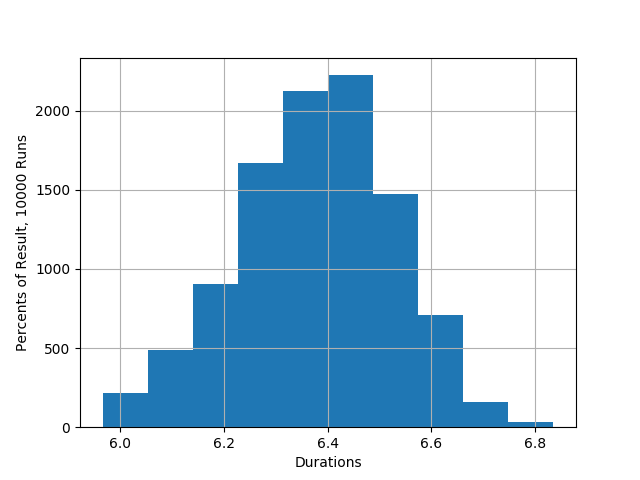

Write Python code to recreate this figure.
import random
import matplotlib
import matplotlib.pyplot as plt
import numpy as np
from scipy.optimize import newton
from scipy import stats

facev = 100000
crStart = .10
price = 150000
Ce = 0

def setC(t,p):
 global Ce
 if (t == 1):
  Ce = .10
 Ce = getC(t,Ce,p)
 return (Ce/2)*facev

def getC(t,C,p):
 if (t == 1 or t % 2 == 0 or C <= .01):
  return C

 if random.random() > p:
  return C + .02
 
 else:
  return C-.01

def graphIt2(x, p):
 return sum([setC(t, p)/((1 + x/2)**(t)) for t in range(0,20)]) + facev/((1 + x/2)**(20)) - price

def duration(ytm, p):
 PV = 0
 weighted = 0
 totalPV = 0
 for t in range (1, 20):
    PV = PV + setC(t, p)/((1 + ytm/2)**t)
    weighted = weighted + (PV)* t/float(2)
    totalPV = totalPV + PV
    
 return weighted/totalPV


z = np.arange(0.00, .2, .001)
ps = .66
durs = []
for k in range (0, 10000):
 slope, intercept = np.polyfit(graphIt2(z, ps), z, 1)
 durs.append(duration(intercept, ps))

mean = sum(durs)/ len(durs)

plt.hist(durs)
plt.xlabel('Durations')
plt.ylabel('Percents of Result, 10000 Runs')
print mean
#plt.plot(pa, y)
plt.grid(True)
plt.savefig('exob2.png')
plt.show()

